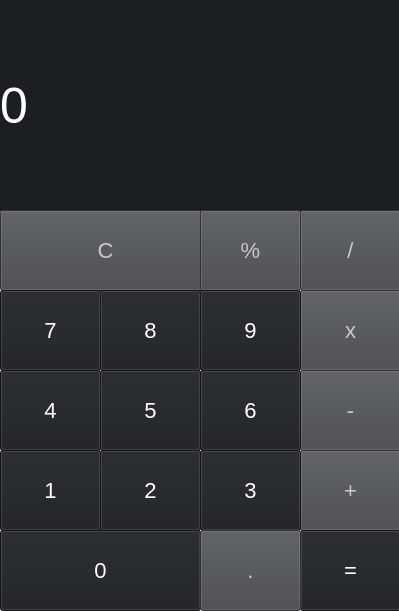
<?xml version="1.0" encoding="UTF-8"?>
<ui version="4.0">
 <class>MainWindow</class>
 <widget class="QMainWindow" name="MainWindow">
  <property name="geometry">
   <rect>
    <x>0</x>
    <y>0</y>
    <width>399</width>
    <height>611</height>
   </rect>
  </property>
  <property name="windowTitle">
   <string>MainWindow</string>
  </property>
  <widget class="QWidget" name="centralwidget">
   <widget class="QLabel" name="label">
    <property name="geometry">
     <rect>
      <x>0</x>
      <y>0</y>
      <width>401</width>
      <height>211</height>
     </rect>
    </property>
    <property name="styleSheet">
     <string notr="true">font-size: 50px;
color: rgb(255, 255, 255);
background-color: rgb(27, 30, 35);</string>
    </property>
    <property name="text">
     <string>0</string>
    </property>
   </widget>
   <widget class="QPushButton" name="pushButton_di">
    <property name="geometry">
     <rect>
      <x>300</x>
      <y>210</y>
      <width>101</width>
      <height>81</height>
     </rect>
    </property>
    <property name="styleSheet">
     <string notr="true">background-color: rgb(67, 70, 75);
font-size: 22px;color: rgb(200, 200, 200);</string>
    </property>
    <property name="text">
     <string>/</string>
    </property>
   </widget>
   <widget class="QPushButton" name="pushButton_c">
    <property name="geometry">
     <rect>
      <x>0</x>
      <y>210</y>
      <width>211</width>
      <height>81</height>
     </rect>
    </property>
    <property name="styleSheet">
     <string notr="true">background-color: rgb(67, 70, 75);
font-size: 22px;color: rgb(200, 200, 200);</string>
    </property>
    <property name="text">
     <string>C</string>
    </property>
   </widget>
   <widget class="QPushButton" name="pushButton_por">
    <property name="geometry">
     <rect>
      <x>200</x>
      <y>210</y>
      <width>101</width>
      <height>81</height>
     </rect>
    </property>
    <property name="styleSheet">
     <string notr="true">background-color: rgb(67, 70, 75);
font-size: 22px;color: rgb(200, 200, 200);</string>
    </property>
    <property name="text">
     <string>%</string>
    </property>
   </widget>
   <widget class="QPushButton" name="pushButton_sub">
    <property name="geometry">
     <rect>
      <x>300</x>
      <y>370</y>
      <width>101</width>
      <height>81</height>
     </rect>
    </property>
    <property name="styleSheet">
     <string notr="true">background-color: rgb(67, 70, 75);
font-size: 22px;color: rgb(200, 200, 200);</string>
    </property>
    <property name="text">
     <string>-</string>
    </property>
   </widget>
   <widget class="QPushButton" name="pushButton_5">
    <property name="geometry">
     <rect>
      <x>100</x>
      <y>370</y>
      <width>101</width>
      <height>81</height>
     </rect>
    </property>
    <property name="styleSheet">
     <string notr="true">color: rgb(255, 255, 255);background-color: rgb(27, 30, 35);font-size: 22px;</string>
    </property>
    <property name="text">
     <string>5</string>
    </property>
   </widget>
   <widget class="QPushButton" name="pushButton_6">
    <property name="geometry">
     <rect>
      <x>200</x>
      <y>370</y>
      <width>101</width>
      <height>81</height>
     </rect>
    </property>
    <property name="styleSheet">
     <string notr="true">color: rgb(255, 255, 255);background-color: rgb(27, 30, 35);font-size: 22px;</string>
    </property>
    <property name="text">
     <string>6</string>
    </property>
   </widget>
   <widget class="QPushButton" name="pushButton_4">
    <property name="geometry">
     <rect>
      <x>0</x>
      <y>370</y>
      <width>101</width>
      <height>81</height>
     </rect>
    </property>
    <property name="styleSheet">
     <string notr="true">color: rgb(255, 255, 255);background-color: rgb(27, 30, 35);font-size: 22px;</string>
    </property>
    <property name="text">
     <string>4</string>
    </property>
   </widget>
   <widget class="QPushButton" name="pushButton_x">
    <property name="geometry">
     <rect>
      <x>300</x>
      <y>290</y>
      <width>101</width>
      <height>81</height>
     </rect>
    </property>
    <property name="styleSheet">
     <string notr="true">background-color: rgb(67, 70, 75);
font-size: 22px;color: rgb(200, 200, 200);</string>
    </property>
    <property name="text">
     <string>x</string>
    </property>
   </widget>
   <widget class="QPushButton" name="pushButton_8">
    <property name="geometry">
     <rect>
      <x>100</x>
      <y>290</y>
      <width>101</width>
      <height>81</height>
     </rect>
    </property>
    <property name="styleSheet">
     <string notr="true">color: rgb(255, 255, 255);background-color: rgb(27, 30, 35);font-size: 22px;</string>
    </property>
    <property name="text">
     <string>8</string>
    </property>
   </widget>
   <widget class="QPushButton" name="pushButton_9">
    <property name="geometry">
     <rect>
      <x>200</x>
      <y>290</y>
      <width>101</width>
      <height>81</height>
     </rect>
    </property>
    <property name="styleSheet">
     <string notr="true">color: rgb(255, 255, 255);background-color: rgb(27, 30, 35);font-size: 22px;</string>
    </property>
    <property name="text">
     <string>9</string>
    </property>
   </widget>
   <widget class="QPushButton" name="pushButton_7">
    <property name="geometry">
     <rect>
      <x>0</x>
      <y>290</y>
      <width>101</width>
      <height>81</height>
     </rect>
    </property>
    <property name="styleSheet">
     <string notr="true">color: rgb(255, 255, 255);background-color: rgb(27, 30, 35);font-size: 22px;</string>
    </property>
    <property name="text">
     <string>7</string>
    </property>
   </widget>
   <widget class="QPushButton" name="pushButton_adi">
    <property name="geometry">
     <rect>
      <x>300</x>
      <y>450</y>
      <width>101</width>
      <height>81</height>
     </rect>
    </property>
    <property name="styleSheet">
     <string notr="true">background-color: rgb(67, 70, 75);
font-size: 22px;color: rgb(200, 200, 200);</string>
    </property>
    <property name="text">
     <string>+</string>
    </property>
   </widget>
   <widget class="QPushButton" name="pushButton_2">
    <property name="geometry">
     <rect>
      <x>100</x>
      <y>450</y>
      <width>101</width>
      <height>81</height>
     </rect>
    </property>
    <property name="styleSheet">
     <string notr="true">background-color: rgb(27, 30, 35);
font-size: 22px;color: rgb(255, 255, 255);</string>
    </property>
    <property name="text">
     <string>2</string>
    </property>
   </widget>
   <widget class="QPushButton" name="pushButton_3">
    <property name="geometry">
     <rect>
      <x>200</x>
      <y>450</y>
      <width>101</width>
      <height>81</height>
     </rect>
    </property>
    <property name="styleSheet">
     <string notr="true">color: rgb(255, 255, 255);background-color: rgb(27, 30, 35);font-size: 22px;</string>
    </property>
    <property name="text">
     <string>3</string>
    </property>
   </widget>
   <widget class="QPushButton" name="pushButton_1">
    <property name="geometry">
     <rect>
      <x>0</x>
      <y>450</y>
      <width>101</width>
      <height>81</height>
     </rect>
    </property>
    <property name="styleSheet">
     <string notr="true">background-color: rgb(27, 30, 35);
color: rgb(255, 255, 255);
font-size: 22px;</string>
    </property>
    <property name="text">
     <string>1</string>
    </property>
   </widget>
   <widget class="QPushButton" name="pushButton_receba">
    <property name="geometry">
     <rect>
      <x>300</x>
      <y>530</y>
      <width>101</width>
      <height>81</height>
     </rect>
    </property>
    <property name="styleSheet">
     <string notr="true">background-color: rgb(27, 30, 35);
color: rgb(255, 255, 255);
font-size: 22px;</string>
    </property>
    <property name="text">
     <string>=</string>
    </property>
   </widget>
   <widget class="QPushButton" name="pushButton_0">
    <property name="geometry">
     <rect>
      <x>0</x>
      <y>530</y>
      <width>201</width>
      <height>81</height>
     </rect>
    </property>
    <property name="styleSheet">
     <string notr="true">background-color: rgb(27, 30, 35);
color: rgb(255, 255, 255);
font-size: 22px;</string>
    </property>
    <property name="text">
     <string>0</string>
    </property>
   </widget>
   <widget class="QPushButton" name="pushButton_dot">
    <property name="geometry">
     <rect>
      <x>200</x>
      <y>530</y>
      <width>101</width>
      <height>81</height>
     </rect>
    </property>
    <property name="styleSheet">
     <string notr="true">background-color: rgb(67, 70, 75);font-size: 22px;
color: rgb(200, 200, 200);</string>
    </property>
    <property name="text">
     <string>.</string>
    </property>
   </widget>
  </widget>
 </widget>
 <resources/>
 <connections/>
</ui>
